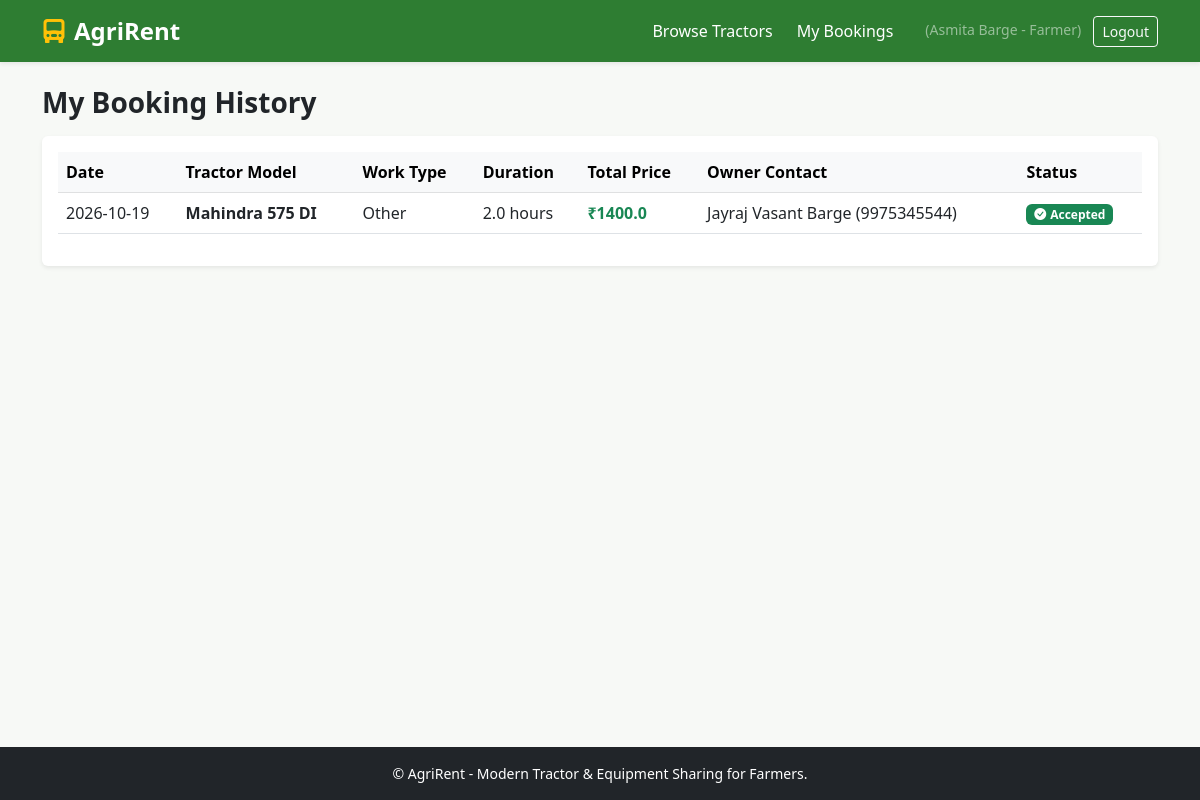
/my-bookings (signed in), run on the app's committed database.
### tables this page shows
CREATE TABLE bookings (
                id INTEGER PRIMARY KEY AUTOINCREMENT,
                tractor_id INTEGER NOT NULL,
                farmer_id INTEGER NOT NULL,
                booking_date DATE NOT NULL,
                duration_type TEXT CHECK(duration_type IN ('hours', 'acres')) NOT NULL,
                duration_value REAL NOT NULL,
                work_type TEXT NOT NULL,
                notes TEXT,
                total_price REAL NOT NULL,
                status TEXT CHECK(status IN ('Pending', 'Accepted', 'Rejected')) DEFAULT 'Pending',
                created_at TIMESTAMP DEFAULT CURRENT_TIMESTAMP,
                FOREIGN KEY (tractor_id) REFERENCES tractors (id) ON DELETE CASCADE,
                FOREIGN KEY (farmer_id) REFERENCES users (id) ON DELETE CASCADE
            );

CREATE TABLE tractors (
                id INTEGER PRIMARY KEY AUTOINCREMENT,
                owner_id INTEGER NOT NULL,
                model TEXT NOT NULL,
                hp INTEGER NOT NULL,
                price_per_hour REAL NOT NULL,
                price_per_acre REAL NOT NULL,
                location TEXT NOT NULL,
                contact_number TEXT NOT NULL,
                description TEXT,
                is_available INTEGER DEFAULT 1,
                created_at TIMESTAMP DEFAULT CURRENT_TIMESTAMP,
                FOREIGN KEY (owner_id) REFERENCES users (id) ON DELETE CASCADE
            );

CREATE TABLE users (
                id INTEGER PRIMARY KEY AUTOINCREMENT,
                name TEXT NOT NULL,
                phone TEXT NOT NULL UNIQUE,
                email TEXT,
                password_hash TEXT NOT NULL,
                role TEXT CHECK(role IN ('farmer', 'owner')) NOT NULL,
                created_at TIMESTAMP DEFAULT CURRENT_TIMESTAMP
            );

### app.py (the view)
@app.route('/my-bookings')
@login_required
@role_required('farmer')
def farmer_bookings():
    db = get_db()
    bookings = db.execute('''
        SELECT b.*, t.model, t.location, t.contact_number, u.name as owner_name
        FROM bookings b
        JOIN tractors t ON b.tractor_id = t.id
        JOIN users u ON t.owner_id = u.id
        WHERE b.farmer_id = ?
        ORDER BY b.created_at DESC
    ''', (session['user_id'],)).fetchall()
    return render_template('farmer_bookings.html', bookings=bookings)

### app.py (called while the page is built)
def get_db():
    if 'db' not in g:
        g.db = sqlite3.connect(DATABASE)
        g.db.row_factory = sqlite3.Row
        g.db.execute("PRAGMA foreign_keys = ON;")
    return g.db

def login_required(f):
    @wraps(f)
    def decorated_function(*args, **kwargs):
        if 'user_id' not in session:
            flash('Please log in to access this page.', 'warning')
            return redirect(url_for('login'))
        return f(*args, **kwargs)
    return decorated_function

def role_required(role):
    def decorator(f):
        @wraps(f)
        def decorated_function(*args, **kwargs):
            if 'user_id' not in session:
                flash('Please log in first.', 'warning')
                return redirect(url_for('login'))
            if session.get('user_role') != role:
                flash('Unauthorized access for your user type.', 'danger')
                return redirect(url_for('index'))
            return f(*args, **kwargs)
        return decorated_function
    return decorator

### templates/farmer_bookings.html
{% extends 'base.html' %}
{% block content %}
<h3 class="fw-bold mb-3">My Booking History</h3>
{% if bookings %}
    <div class="table-responsive bg-white rounded shadow-sm p-3">
        <table class="table table-hover align-middle">
            <thead class="table-light">
                <tr>
                    <th>Date</th>
                    <th>Tractor Model</th>
                    <th>Work Type</th>
                    <th>Duration</th>
                    <th>Total Price</th>
                    <th>Owner Contact</th>
                    <th>Status</th>
                </tr>
            </thead>
            <tbody>
                {% for b in bookings %}
                <tr>
                    <td>{{ b.booking_date }}</td>
                    <td class="fw-bold">{{ b.model }}</td>
                    <td>{{ b.work_type }}</td>
                    <td>{{ b.duration_value }} {{ b.duration_type }}</td>
                    <td class="fw-bold text-success">₹{{ b.total_price }}</td>
                    <td>{{ b.owner_name }} ({{ b.contact_number }})</td>
                    <td>
                        {% if b.status == 'Pending' %}
                            <span class="badge bg-warning text-dark"><i class="bi bi-hourglass-split me-1"></i>Pending</span>
                        {% elif b.status == 'Accepted' %}
                            <span class="badge bg-success"><i class="bi bi-check-circle-fill me-1"></i>Accepted</span>
                        {% else %}
                            <span class="badge bg-danger"><i class="bi bi-x-circle-fill me-1"></i>Rejected</span>
                        {% endif %}
                    </td>
                </tr>
                {% endfor %}
            </tbody>
        </table>
    </div>
{% else %}
    <div class="alert alert-info">You haven't booked any tractors yet. <a href="{{ url_for('index') }}" class="fw-bold text-decoration-none">Find tractors here.</a></div>
{% endif %}
{% endblock %}

### templates/base.html (style rules this page uses)
:root { --agri-green: #2e7d32; --agri-dark: #1b5e20; --agri-wheat: #fff8e1; }
body { background-color: #f7f9f6; font-family: system-ui, -apple-system, sans-serif; min-height: 100vh; display: flex; flex-direction: column; }

### data on the page
bookings: booking_date "2026-10-19", model "Mahindra 575 DI", work_type "Other", duration_value "2.0", duration_type "hours", total_price "1400.0", owner_name "Jayraj Vasant Barge", contact_number "9975345544", status "Accepted" (drawn)

### other printed values
{{ session.get('user_name') }} "Asmita Barge"
{{ session.get('user_role').capitalize() }} "Farmer"
